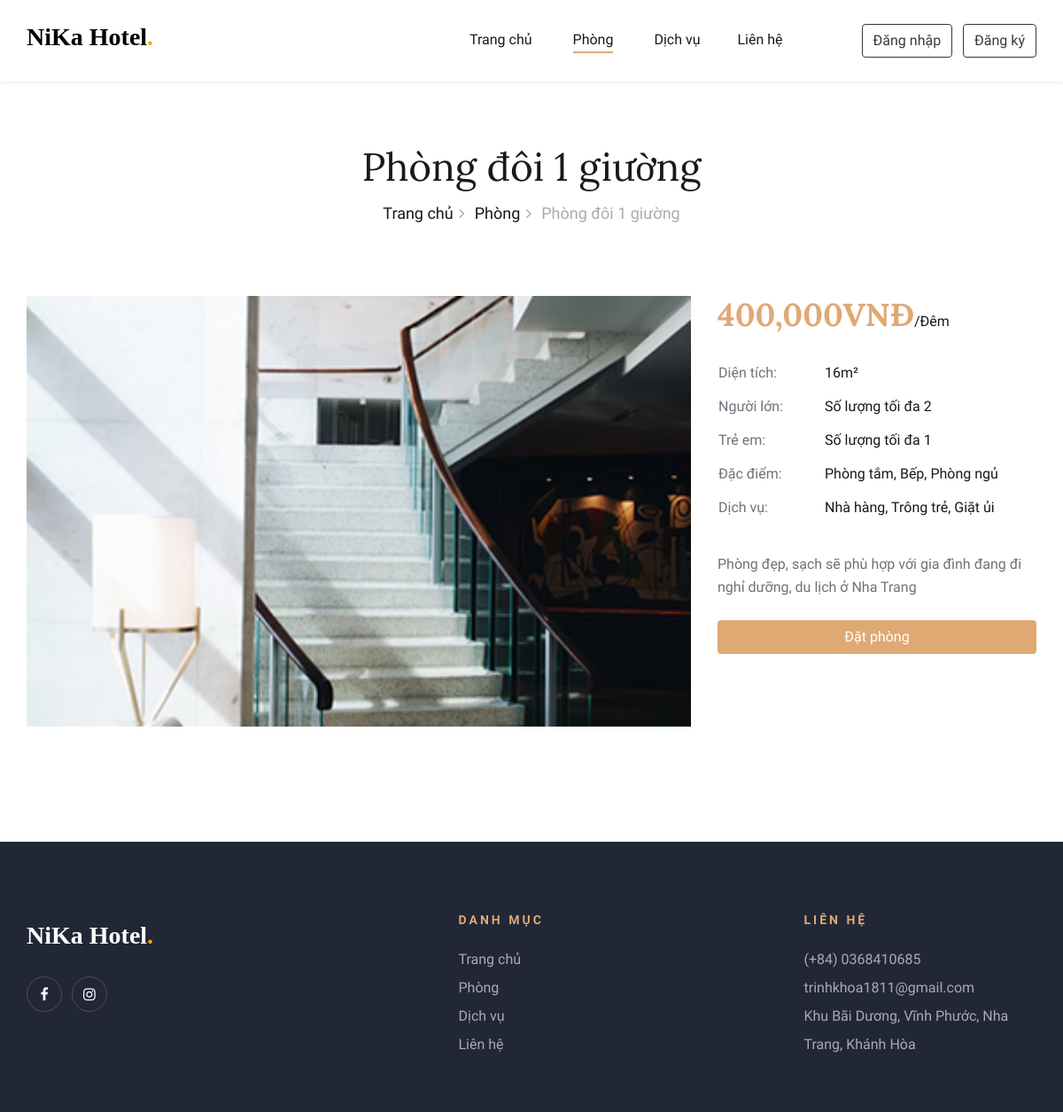
The app's page /HotelBookingWeb/room_detail.php?id=56 with its own data.
### tables this page shows
CREATE TABLE `phong` (
  `ma_phong` int(11) NOT NULL,
  `ten_phong` varchar(150) NOT NULL,
  `dien_tich` int(11) NOT NULL,
  `gia` int(11) NOT NULL,
  `so_luong` int(11) NOT NULL,
  `sl_nguoi_lon` int(11) NOT NULL,
  `sl_tre_em` int(11) NOT NULL,
  `anh_phong` varchar(50) NOT NULL,
  `mo_ta` varchar(350) NOT NULL,
  `trang_thai` tinyint(4) NOT NULL DEFAULT 1
);

### HotelBookingWeb/Admin/Inc/connect_db.php (called while the page is built, shortened)
<?php
    function select($query, $values, $datatypes)
    {
        $conn = $GLOBALS['conn'];
        if($stmt = mysqli_prepare($conn, $query)){
            mysqli_stmt_bind_param($stmt, $datatypes, ...$values);
            if(mysqli_stmt_execute($stmt)){
                $result = mysqli_stmt_get_result($stmt);
                return $result;
            }else{
                mysqli_stmt_close($stmt);
                die("Câu truy vấn thực hiện lỗi - Select");
            }
        }else{
            die("Câu truy vấn chuẩn bị lỗi - Select");
        }
    }
?>

### HotelBookingWeb/room_detail.php (the view, shortened to what this page needs)
<!DOCTYPE html>
<html lang="zxx">
<head>
    <?php require ('Inc/links.php')?>
</head>
<body>
    <?php require ('Inc/header.php'); ?>
    <?php
        $path = ROOMS_IMG_PATH;
        $feature = "";
        $service = "";
        if(isset($_GET['id'])){
            $form_data = filteration($_GET);
            $result = select("SELECT * FROM phong WHERE ma_phong = ?", [$form_data['id']], 'i');
            $row = mysqli_fetch_assoc($result);
            $query1 = "SELECT * FROM phong_dacdiem JOIN dacdiem ON dacdiem.ma_dacdiem = phong_dacdiem.ma_dacdiem WHERE ma_phong = ?";
            $res_room_fea = select($query1, [$row['ma_phong']], "i");
            while($row1 = mysqli_fetch_assoc($res_room_fea)){
                $feature .= $row1['ten_dacdiem'].", ";
            }
            $feature = rtrim($feature, ", ");
            $query2 = "SELECT * FROM phong_dichvu JOIN dichvu ON dichvu.ma_dichvu = phong_dichvu.ma_dichvu WHERE ma_phong = ?";
            $res_room_ser = select($query2, [$row['ma_phong']], "i");
            while($row2 = mysqli_fetch_assoc($res_room_ser)){
                $service .= $row2['ten_dichvu'].", ";
            }
            $service = rtrim($service, ", ");
        }
    ?>
    <section class="room-details-section spad" style="margin-top: 92px">
        <div class="container">
            <?php require('Inc/login_register.php'); ?>
            <div class="breadcrumb-section">
                <div class="container">
                    <div class="row">
                        <div class="col-lg-12">
                            <div class="breadcrumb-text">
                                <h2><?php echo $row['ten_phong']?></h2>
                                <div class="bt-option">
                                    <a href="index.php">Trang chủ</a>
                                    <a href="rooms.php">Phòng</a>
                                    <span><?php echo $row['ten_phong']?></span>
                                </div>
                            </div>
                        </div>
                    </div>
                </div>
            </div>
            <div class="row">
                <div class="col-lg-8">
                    <div class="room-details-item">
                        <img src="<?php echo $path.$row['anh_phong']?>" width="100%" class="m-0">
                    </div>
                </div>
                <div class="col-lg-4">
                    <div class="room-details-item m-0">
                        <div class="rd-text">
                            <h2><?php echo number_format($row['gia'], 0, '', ',')."VNĐ"?><span>/Đêm</span></h2>
                            <table>
                                <tbody>
                                <tr>
                                    <td class="r-o">Diện tích:</td>
                                    <td><?php echo $row['dien_tich']?>m²</td>
                                </tr>
                                <tr>
                                    <td class="r-o">Người lớn:</td>
                                    <td>Số lượng tối đa <?php echo $row['sl_nguoi_lon']?></td>
                                </tr>
                                <tr>
                                    <td class="r-o">Trẻ em:</td>
                                    <td>Số lượng tối đa <?php echo $row['sl_tre_em']?></td>
                                </tr>
                                <tr>
                                    <td class="r-o">Đặc điểm:</td>
                                    <td><?php echo $feature?></td>
                                </tr>
                                <tr>
                                    <td class="r-o">Dịch vụ:</td>
                                    <td><?php echo $service?></td>
                                </tr>
                                </tbody>
                            </table>
                            <div class="rd-text">
                                <p class="f-para m-0"><?php echo $row['mo_ta']?></p>
                            </div>
                        </div>
                    </div>
                    <?php echo "<a href=\"booking.php?id={$row['ma_phong']}\" class=\"btn mt-4 w-100 shadow-none\" style=\"background-color: #dfa974; color: white\">Đặt phòng</a>"; ?>
                </div>
            </div
        </div>
    </section>
    <?php require ('Inc/footer.php')?>
</body>
</html>

### HotelBookingWeb/Public/css/style.css (style rules this page uses)
html, body { height: 100%; font-family: "Cabin", sans-serif; -webkit-font-smoothing: antialiased; font-smoothing: antialiased; }
h1, h2, h3, h4, h5, h6 { margin: 0; color: #111111; font-weight: 400; font-family: "Lora", serif; }
h2 { font-size: 36px; }
p { font-size: 16px; font-family: "Cabin", sans-serif; color: #6b6b6b; font-weight: 400; line-height: 26px; margin: 0 0 15px 0; }
img { max-width: 100%; }
.spad { padding-top: 100px; padding-bottom: 100px; }
.breadcrumb-section { padding-top: 70px; padding-bottom: 80px; }
.breadcrumb-text { text-align: center; }
.breadcrumb-text h2 { font-size: 44px; color: #19191a; margin-bottom: 12px; }
.breadcrumb-text .bt-option a { display: inline-block; font-size: 18px; color: #19191a; margin-right: 20px; position: relative; font-weight: 500; }
.breadcrumb-text .bt-option a:after { position: absolute; right: -13px; top: 1px; content: ""; font-size: 18px; font-family: "FontAwesome"; color: #aaaab3; }
.breadcrumb-text .bt-option span { display: inline-block; font-size: 18px; color: #aaaab3; }
.room-details-section { padding-top: 0; padding-bottom: 80px; }
.room-details-item { margin-bottom: 50px; }
.room-details-item img { margin-bottom: 40px; }
.room-details-item .rd-text h2 { color: #dfa974; font-weight: 700; margin-bottom: 25px; }
.room-details-item .rd-text h2 span { font-family: "Cabin", sans-serif; font-size: 16px; font-weight: 400; color: #19191a; }
.room-details-item .rd-text table { margin-bottom: 32px; }
.room-details-item .rd-text table tbody tr td { font-size: 16px; color: #19191a; line-height: 36px; }
.room-details-item .rd-text table tbody tr td.r-o { width: 120px; color: #707079; }
.room-details-item .rd-text p { color: #707079; }
.room-details-item .rd-text p.f-para { margin-bottom: 22px; }
@media only screen and (min-width: 1200px) { .container { max-width: 1170px; } }

### records on screen
phong: ten_phong "Phòng đôi 1 giường", anh_phong (picture), gia "400,000", dien_tich "16", sl_nguoi_lon "2", sl_tre_em "1", mo_ta "Phòng đẹp, sạch sẽ phù hợp với gia đình đang đi nghỉ dưỡng, du lịch ở Nha Trang"

### other values on screen
$feature "Phòng tắm, Bếp, Phòng ngủ"
$service "Nhà hàng, Trông trẻ, Giặt ủi"
